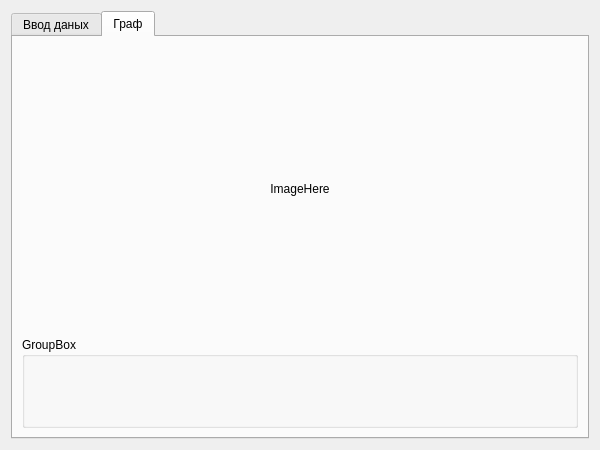
<?xml version="1.0" encoding="UTF-8"?>
<ui version="4.0">
 <class>Form</class>
 <widget class="QWidget" name="Form">
  <property name="geometry">
   <rect>
    <x>0</x>
    <y>0</y>
    <width>600</width>
    <height>450</height>
   </rect>
  </property>
  <property name="windowTitle">
   <string>Form1</string>
  </property>
  <layout class="QVBoxLayout" name="verticalLayout">
   <item>
    <widget class="QTabWidget" name="tabWidget">
     <property name="tabPosition">
      <enum>QTabWidget::North</enum>
     </property>
     <property name="currentIndex">
      <number>1</number>
     </property>
     <widget class="QWidget" name="tableTab">
      <attribute name="title">
       <string>Ввод даных</string>
      </attribute>
      <layout class="QGridLayout" name="gridLayout_2">
       <item row="0" column="0" colspan="2">
        <widget class="QTableWidget" name="tableWidget"/>
       </item>
       <item row="1" column="0">
        <widget class="QPushButton" name="importButton">
         <property name="text">
          <string>Загрузить</string>
         </property>
        </widget>
       </item>
       <item row="1" column="1">
        <spacer name="horizontalSpacer">
         <property name="orientation">
          <enum>Qt::Horizontal</enum>
         </property>
         <property name="sizeHint" stdset="0">
          <size>
           <width>419</width>
           <height>20</height>
          </size>
         </property>
        </spacer>
       </item>
      </layout>
     </widget>
     <widget class="QWidget" name="tab_2">
      <attribute name="title">
       <string>Граф</string>
      </attribute>
      <layout class="QVBoxLayout" name="verticalLayout_2">
       <item>
        <widget class="QLabel" name="graphLabel">
         <property name="text">
          <string>ImageHere</string>
         </property>
         <property name="alignment">
          <set>Qt::AlignCenter</set>
         </property>
        </widget>
       </item>
       <item>
        <widget class="QGroupBox" name="groupBox">
         <property name="maximumSize">
          <size>
           <width>16777215</width>
           <height>91</height>
          </size>
         </property>
         <property name="title">
          <string>GroupBox</string>
         </property>
        </widget>
       </item>
      </layout>
     </widget>
    </widget>
   </item>
  </layout>
 </widget>
 <resources/>
 <connections/>
</ui>
